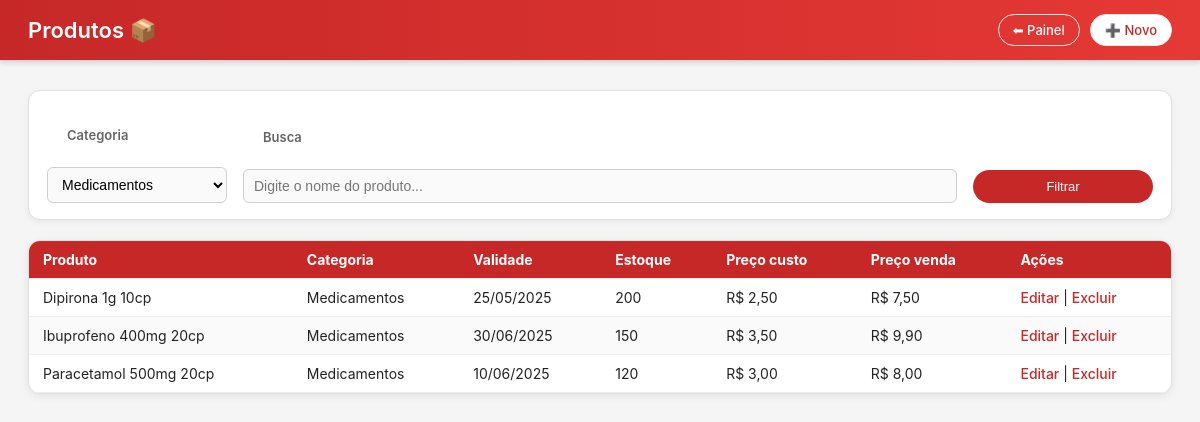
The app's page /produtos_listar.php?categoria=2 (signed in) with its own data.
### tables this page shows
CREATE TABLE produto (
  id INT AUTO_INCREMENT PRIMARY KEY,
  nome VARCHAR(200) NOT NULL,
  id_categoria INT NOT NULL,
  data_validade DATE,
  estoque_atual INT DEFAULT 0,
  preco_custo DECIMAL(10,2) DEFAULT 0.00,
  preco_venda DECIMAL(10,2) DEFAULT 0.00,
  margem_min DECIMAL(5,2) DEFAULT 0.15,
  imposto DECIMAL(5,2) DEFAULT 0.18,
  codigo_barras VARCHAR(50) NULL,
  CONSTRAINT fk_prod_cat3 FOREIGN KEY (id_categoria) REFERENCES categoria(id)
);

CREATE TABLE categoria (
  id INT AUTO_INCREMENT PRIMARY KEY,
  nome VARCHAR(100) NOT NULL
);

### produtos_listar.php (the view, shortened to what this page needs)
<?php
include 'conexao.php';
$categoriaId = (int)($_GET['categoria'] ?? 0);
$termoBusca = trim($_GET['busca'] ?? '');
$listaCategorias = [];
if ($resultadoCategorias = $conn->query("SELECT id, nome FROM categoria ORDER BY nome")) {
    $listaCategorias = $resultadoCategorias->fetch_all(MYSQLI_ASSOC);
}
$sql = "
    SELECT p.*, c.nome AS categoria_nome
    FROM produto p
    JOIN categoria c ON c.id = p.id_categoria
    WHERE 1=1
";
if ($categoriaId > 0) {
    $sql .= " AND p.id_categoria = $categoriaId";
}
$sql .= " ORDER BY c.nome, p.nome";
$resultadoProdutos = $conn->query($sql);
?>
<!DOCTYPE html>
<html lang="pt-br">
<head>
    <link rel="stylesheet" href="style.css">
</head>
<body>
<header class="topo">
    <div class="topo-left">
        <h1>Produtos 📦</h1>
    </div>
    <div class="topo-right">
        <a href="index.php" class="btn">⬅ Painel</a>
        <a href="produto_novo.php" class="btn primary">➕ Novo</a>
    </div>
</header>
<main class="container">
    <form method="GET" class="toolbar toolbar-wrap">
        <div class="toolbar-item">
            <label class="muted">Categoria</label>
            <select name="categoria" class="input">
                <?php foreach ($listaCategorias as $cat): ?>
                    <option
                        value="<?php echo $cat['id'] ?>"
                        <?php echo $categoriaId == $cat['id'] ? 'selected' : '' ?>>
                        <?php echo htmlspecialchars($cat['nome']) ?>
                    </option>
                <?php endforeach; ?>
            </select>
        </div>
        <div class="toolbar-item flex-grow">
            <label class="muted">Busca</label>
            <input
                name="busca"
                class="input"
                placeholder="Digite o nome do produto..."
                value="<?php echo htmlspecialchars($termoBusca) ?>"
            >
        </div>
        <div class="toolbar-item">
            <button class="btn primary">Filtrar</button>
        </div>
    </form>
    <div class="tabela-wrapper">
        <table>
            <thead>
                <tr>
                    <th>Produto</th>
                    <th>Categoria</th>
                    <th>Validade</th>
                    <th>Estoque</th>
                    <th>Preço custo</th>
                    <th>Preço venda</th>
                    <th>Ações</th>
                </tr>
            </thead>
            <tbody>
                <?php if ($resultadoProdutos && $resultadoProdutos->num_rows > 0): ?>
                    <?php while ($produto = $resultadoProdutos->fetch_assoc()):
                        $dataValidade = $produto['data_validade']
                            ? date('d/m/Y', strtotime($produto['data_validade']))
                            : '-';
                        $precoCusto = 'R$ ' . number_format((float)$produto['preco_custo'], 2, ',', '.');
                        $precoVenda = 'R$ ' . number_format((float)$produto['preco_venda'], 2, ',', '.');
                    ?>
                        <tr>
                            <td><?php echo htmlspecialchars($produto['nome']) ?></td>
                            <td><?php echo htmlspecialchars($produto['categoria_nome']) ?></td>
                            <td><?php echo $dataValidade ?></td>
                            <td><?php echo (int)$produto['estoque_atual'] ?></td>
                            <td><?php echo $precoCusto ?></td>
                            <td><?php echo $precoVenda ?></td>
                            <td>
                                <a href="produto_editar.php?id=<?php echo $produto['id'] ?>">Editar</a> |
                                <a href="produto_excluir.php?id=<?php echo $produto['id'] ?>" onclick="return confirm('Confirma excluir?');">Excluir</a>
                            </td>
                        </tr>
                    <?php endwhile; ?>
                <?php else: ?>
                    <tr>
                        <td colspan="7">Nenhum produto encontrado.</td>
                    </tr>
                <?php endif; ?>
            </tbody>
        </table>
    </div>
</main>
</body>
</html>

### style.css (style rules this page uses)
* { margin: 0; padding: 0; box-sizing: border-box; }
body { font-family: 'Inter', system-ui, -apple-system, BlinkMacSystemFont, "Segoe UI", sans-serif; background: #f5f5f5; color: #222; }
a { text-decoration: none; color: inherit; }
.topo { background: linear-gradient(90deg, #c62828, #e53935); color: #ffffff; padding: 14px 28px; display: flex; align-items: center; justify-content: space-between; box-shadow: 0 2px 6px rgba(0,0,0,0.18); }
.topo-left h1 { font-size: 22px; font-weight: 600; }
.topo-right { display: flex; gap: 10px; align-items: center; font-size: 13px; }
.muted { opacity: 0.9; }
.btn { padding: 7px 14px; border-radius: 999px; border: 1px solid #ffe5e5; background: transparent; color: #fff; font-size: 13px; font-weight: 500; cursor: pointer; transition: 0.2s ease; }
.btn.primary { background: #ffffff; color: #c62828; }
.container { max-width: 1200px; margin: 30px auto 40px; padding: 0 28px; }
.toolbar { display: flex; flex-wrap: wrap; gap: 16px; align-items: flex-end; background: #ffffff; border-radius: 12px; padding: 16px 18px; border: 1px solid #e0e0e0; box-shadow: 0 2px 6px rgba(0,0,0,0.06); margin-bottom: 20px; }
.toolbar-item { display: flex; flex-direction: column; min-width: 180px; }
.flex-grow { flex: 1; }
.toolbar label { font-size: 13px; font-weight: 600; margin-bottom: 4px; color: #555; }
.toolbar .input, .toolbar select { padding: 8px 10px; border-radius: 6px; border: 1px solid #cfcfcf; background: #fafafa; font-size: 14px; }
.toolbar .btn.primary { background: #c62828; color: #ffffff; border: none; padding: 9px 18px; border-radius: 999px; }
.tabela-wrapper { background: #ffffff; border-radius: 12px; border: 1px solid #e0e0e0; overflow: hidden; box-shadow: 0 2px 8px rgba(0,0,0,0.08); }
table { width: 100%; border-collapse: collapse; font-size: 14px; }
thead { background: #c62828; color: #ffffff; }
th, td { padding: 10px 14px; border-bottom: 1px solid #eeeeee; text-align: left; }
tbody tr:nth-child(even) { background: #fafafa; }
td a { color: #c62828; font-weight: 500; }
.topo-direita, .muted { padding: 20px }
.cards, { padding: 20px }

### records on screen
produto: nome "Dipirona 1g 10cp", id_categoria.nome "Medicamentos", data_validade "25/05/2025", estoque_atual "200", preco_custo "R$ 2,50", preco_venda "R$ 7,50"
produto: nome "Ibuprofeno 400mg 20cp", id_categoria.nome "Medicamentos", data_validade "30/06/2025", estoque_atual "150", preco_custo "R$ 3,50", preco_venda "R$ 9,90"
produto: nome "Paracetamol 500mg 20cp", id_categoria.nome "Medicamentos", data_validade "10/06/2025", estoque_atual "120", preco_custo "R$ 3,00", preco_venda "R$ 8,00"

### other values on screen
form field categoria "Medicamentos"
